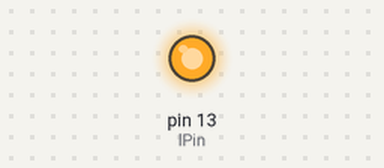
A sketch run on a simulated Arduino Uno, built with avr-gcc and run on an emulated ATmega328P. Parts: output pins drawn as LEDs (lit = HIGH).

Above: at 0.9 s.
At 4.0 s:
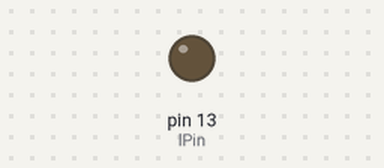
Timing chart, 0 to 6.6 s (numbered marks = the images above):
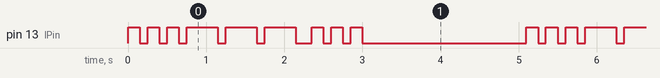

Measured:
- by itself, pin 13 (lPin): repeats every 5.1 s: 2 × (LOW 0.10 s, HIGH 0.15 s), 3 × (LOW 0.10 s, HIGH 0.40 s), LOW 0.20 s, 2 × (HIGH 0.15 s, LOW 0.10 s), HIGH 0.15 s, LOW 2.1 s, HIGH 0.15 s
- by itself, everything shown: repeats every 5.1 s, in 18 steps

The sketch:

sketch_nov26a1111.ino
```cpp
int lPin = 13;
void setup() {
pinMode(lPin,OUTPUT);
}

void loop() {

  for(int y=0; y<3; y++)
  {
    digitalWrite(lPin,HIGH);
    delay(150);
    digitalWrite(lPin,LOW);
    delay(100);
  }
  for(int x=0; x<3; x++)
  {
    digitalWrite(lPin,HIGH);
    delay(400);
    digitalWrite(lPin,LOW);
    delay(100);
  }
  delay(100);
  for(int y=0; y<3; y++)
  {
    digitalWrite(lPin,HIGH);
    delay(150);
    digitalWrite(lPin,LOW);
    delay(100);
  }
  delay(2000);


}
```
